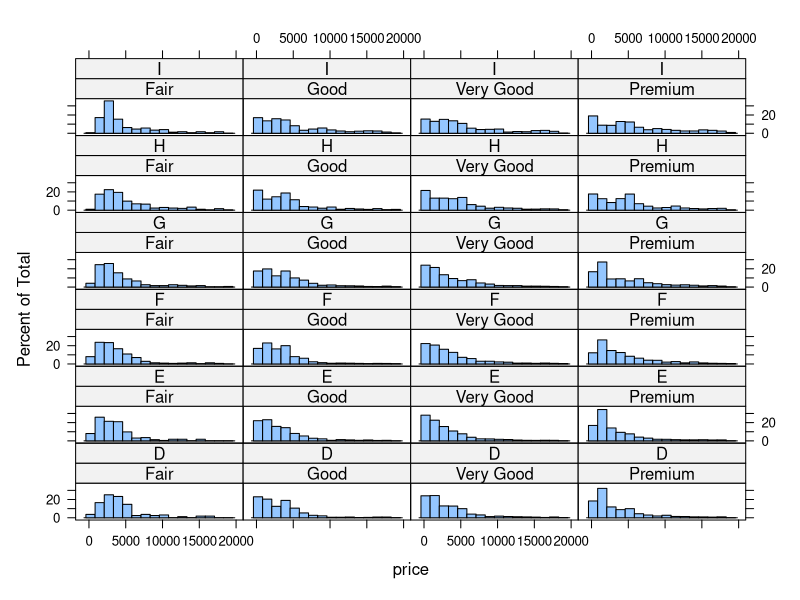
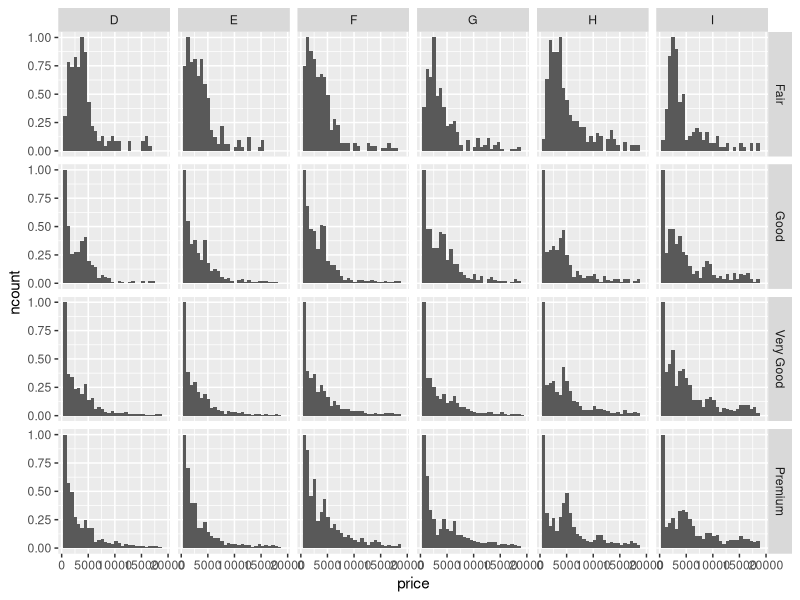

These charts were generated, in order, by the following R code:
#Divya Mahendra - Code for Figure 6
library(lattice)
library(ggplot2)
library(latticeExtra)
library(gridExtra)

#Exercise 6
diamonds.exJ <- subset(diamonds, cut!="Ideal" & color!="J")

pdf("fig_vi.pdf", height = 7, width = 7)
hist.lattice <- histogram(~price|cut + color, data=diamonds.exJ)
hist.ggplot <- ggplot(diamonds.exJ, aes(price)) + geom_histogram(aes(y=..ncount..)) + facet_grid(cut ~ color)
hist.lattice
hist.ggplot
invisible(dev.off())
